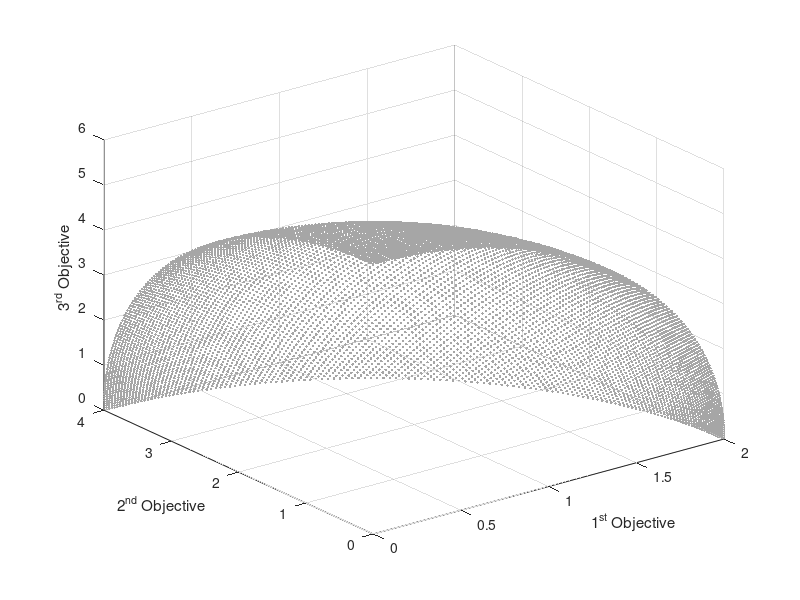

Recreate this plot in MATLAB.
load('WFG6.mat');

% scatter3(PF(:, 1), PF(:, 2), PF(:, 3), 'c.');
scatter3(PF(:, 1), PF(:, 2), PF(:, 3),'SeriesIndex',1,'DisplayName','PF',...
    'MarkerEdgeColor',[0.650980392156863 0.650980392156863 0.650980392156863],...
    'MarkerFaceAlpha',0.5,...
    'MarkerFaceColor',[0.650980392156863 0.650980392156863 0.650980392156863],...
    'Marker','.');
xlabel('1^{st} Objective');
ylabel('2^{nd} Objective');
zlabel('3^{rd} Objective');